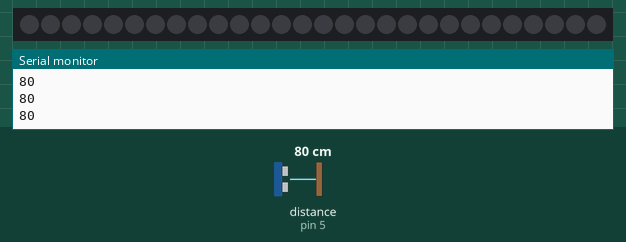
This sketch was run on a simulated Arduino Uno, built with avr-gcc and run on an emulated ATmega328P. On the bench: 28 RGB LEDs in strip order, left to right, the last lines printed to the serial monitor. Wiring (inferred from the names in the program): ultrasonic range finder: trigger pin 4; echo pin 5. The inputs (shaded band) are chosen by the test bench; at power-on: distance to the obstacle (sensor on pin 5) 80 cm. The echo pulse lasts 58.3 µs per cm; dim RGB values are drawn brighter than linear.

Above: at 1.2 s.
1.3 s: distance to the obstacle (sensor on pin 5) set to 46 cm
2.8 s: distance to the obstacle (sensor on pin 5) set to 38 cm
At 3.8 s:
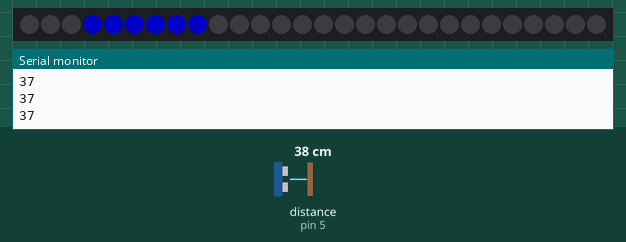
4.3 s: distance to the obstacle (sensor on pin 5) set to 2 cm
At 4.9 s:
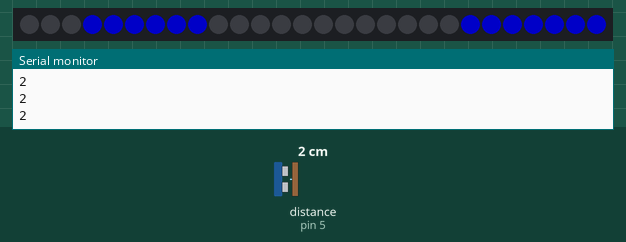
5.8 s: distance to the obstacle (sensor on pin 5) set to 60 cm
At 6.2 s:
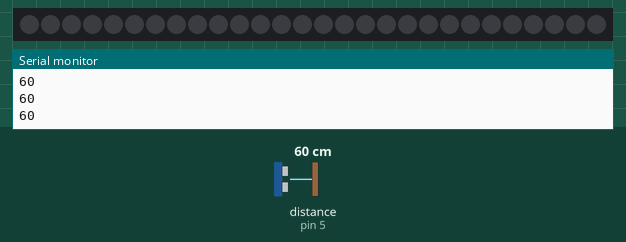
7.3 s: distance to the obstacle (sensor on pin 5) set to 35 cm
At 8.5 s:
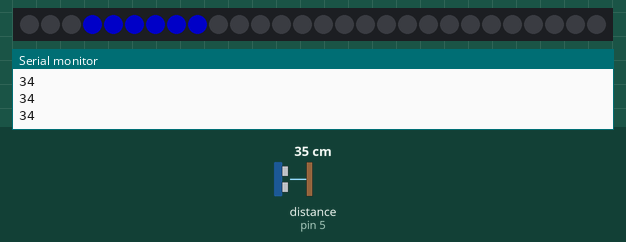
Timing chart, 0 to 9.8 s (numbered marks = the images above; inputs shaded):
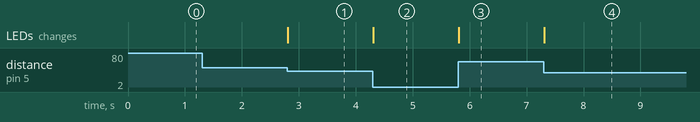

Measured:
- the behaviour switches between 42 and 41 cm on distance to the obstacle (sensor on pin 5) (found by bisection; images 0 and 1)
- after the input at 2.8 s, the LEDs: change at once (image 1)
- after the input at 4.3 s, the LEDs: change at once (image 2)
- after the input at 5.8 s, the LEDs: change at once (image 3)
- after the input at 7.3 s, the LEDs: change at once (image 4)

The sketch:

Iluminaci_n_fantasia.ino
```cpp
#include <Adafruit_NeoPixel.h>

#define TRIG 4
#define ECHO 5
int num_leds=28;
int PIN=8;
Adafruit_NeoPixel tira=Adafruit_NeoPixel (num_leds, PIN, NEO_GRB+NEO_KHZ800);

long duracion, distancia;
int i;

void setup(){
  tira.begin();   //Iniciar comunicación con la tira
  tira.show();
  pinMode(TRIG, OUTPUT);
  pinMode(ECHO, INPUT);
  Serial.begin(9600);
}

void loop(){
  digitalWrite(TRIG, LOW);  //Mandar onda ultrasonido limpia sin rebotes y medir la distancia del objeto
  delayMicroseconds(10);
  digitalWrite(TRIG, HIGH);
  delayMicroseconds(10);
  digitalWrite(TRIG, LOW);
  duracion = pulseIn(ECHO, HIGH);
  distancia = duracion/58;
  Serial.println(distancia);

  if (distancia > 41) {
    tira.clear();
    tira.show();
  }

  if(distancia > 32 && distancia <= 40){

    tira.setBrightness(100);
    tira.setPixelColor(3,0,0,255);
    tira.setPixelColor(4,0,0,255);
    tira.setPixelColor(5,0,0,255);
    tira.setPixelColor(6,0,0,255);
    tira.setPixelColor(7,0,0,255);
    tira.setPixelColor(8,0,0,255);

    tira.show();
  }
  if(distancia > 24 && distancia <= 32){

    tira.setBrightness(100);
    tira.setPixelColor(9,0,0,255);
    tira.setPixelColor(10,0,0,255);
    tira.setPixelColor(11,0,0,255);
    tira.setPixelColor(12,0,0,255);
    tira.setPixelColor(13,0,0,255);
    tira.setPixelColor(14,0,0,255);

    tira.show();
  }
  if(distancia > 16 && distancia <= 24){

    tira.setBrightness(100);
    tira.setPixelColor(15,0,0,255);
    tira.setPixelColor(16,0,0,255);
    tira.setPixelColor(17,0,0,255);
    tira.setPixelColor(18,0,0,255);
    tira.setPixelColor(19,0,0,255);
    tira.setPixelColor(20,0,0,255);

    tira.show();
  }
  if(distancia > 0 && distancia <= 16){

    tira.setBrightness(100);
    tira.setPixelColor(21,0,0,255);
    tira.setPixelColor(22,0,0,255);
    tira.setPixelColor(23,0,0,255);
    tira.setPixelColor(24,0,0,255);
    tira.setPixelColor(25,0,0,255);
    tira.setPixelColor(26,0,0,255);
    tira.setPixelColor(27,0,0,255);

    tira.show();
  }

}
```
